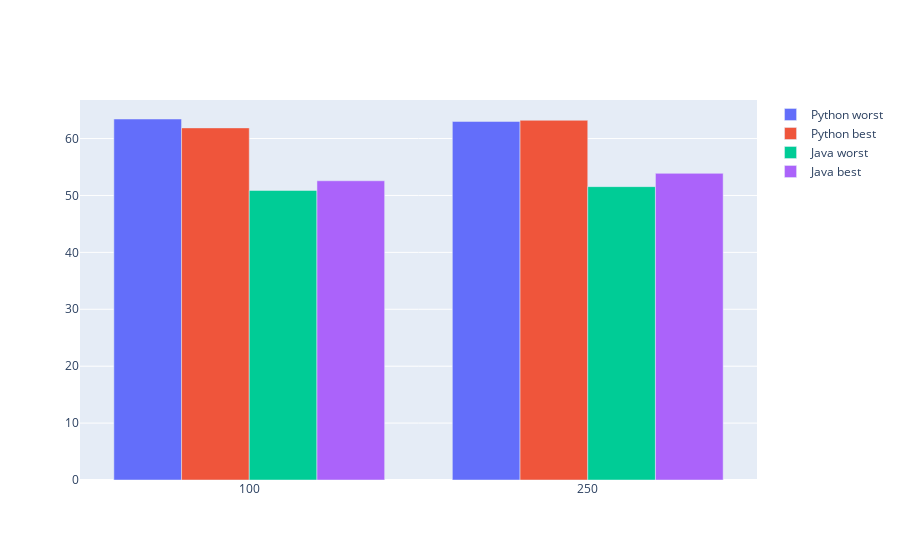

Here is the notebook cell this chart was saved with:
### Code cell
import plotly.graph_objects as go

fig = go.Figure(data=[
    go.Bar(name='Python worst', x=[values[2],values[3]], y=[calculateRelation(df_python_worst,values[2]), calculateRelation(df_python_worst,values[3])]),
    go.Bar(name='Python best', x=[values[2],values[3]], y=[calculateRelation(df_python_best,values[2]), calculateRelation(df_python_best,values[3])]),
    go.Bar(name='Java worst', x=[values[2],values[3]], y=[calculateRelation(df_java_worst,values[2]),calculateRelation(df_java_worst,values[3])]),
    go.Bar(name='Java best', x=[values[2],values[3]], y=[calculateRelation(df_java_best,values[2]), calculateRelation(df_java_best,values[3])])
])
# Change the bar mode
fig.update_layout(barmode='group')
fig.show()

### Figure 1 — Plotly figure (JSON) as saved in the notebook; plotly's stock layout.template omitted (floating-point values rounded to 4 significant figures)
{"data": [{"name": "Python worst", "type": "bar", "x": [100, 250], "y": [63.44, 63.01]}, {"name": "Python best", "type": "bar", "x": [100, 250], "y": [61.87, 63.21]}, {"name": "Java worst", "type": "bar", "x": [100, 250], "y": [50.88, 51.55]}, {"name": "Java best", "type": "bar", "x": [100, 250], "y": [52.58, 53.89]}], "layout": {"barmode": "group"}}
